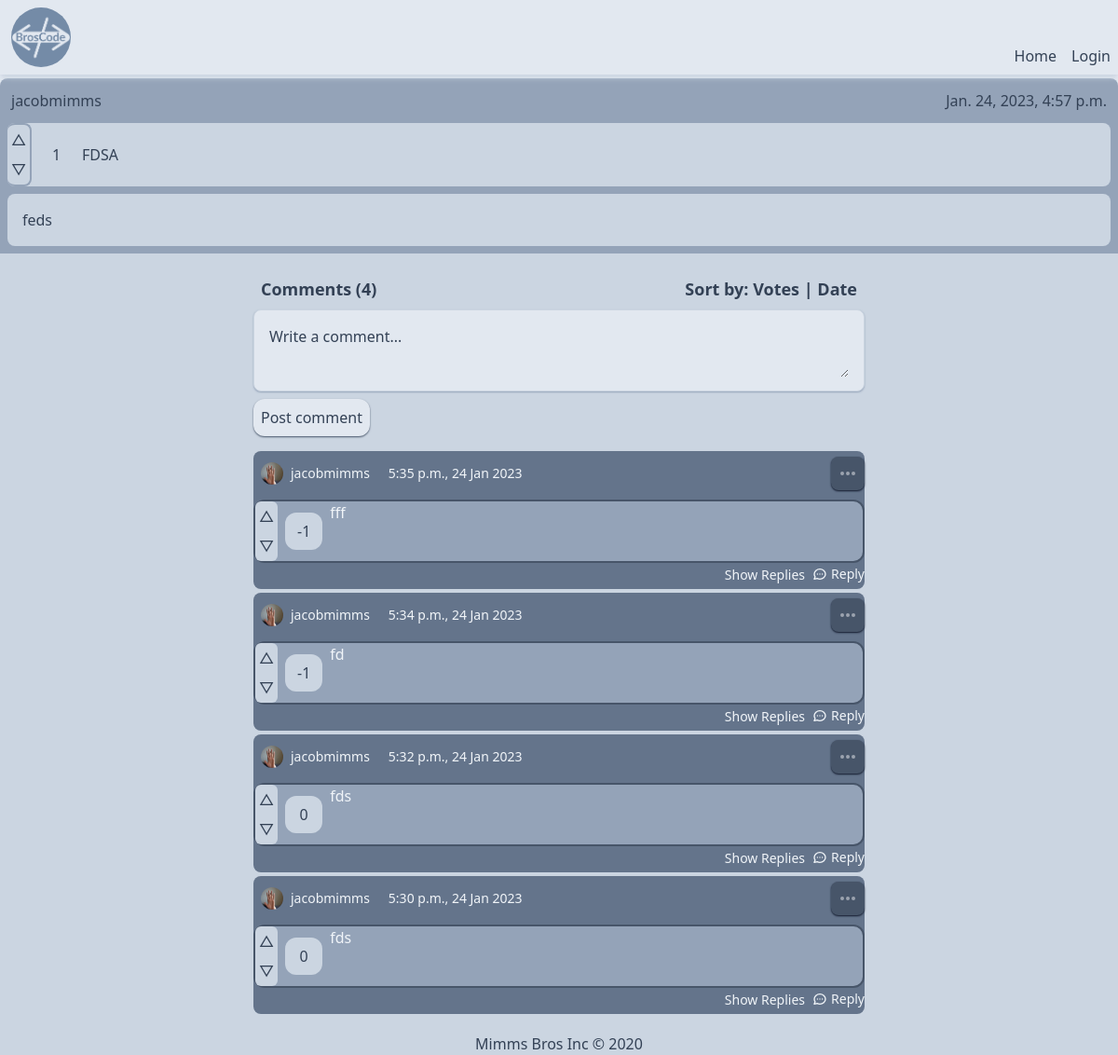
Before: /2/post/ with the older database file.
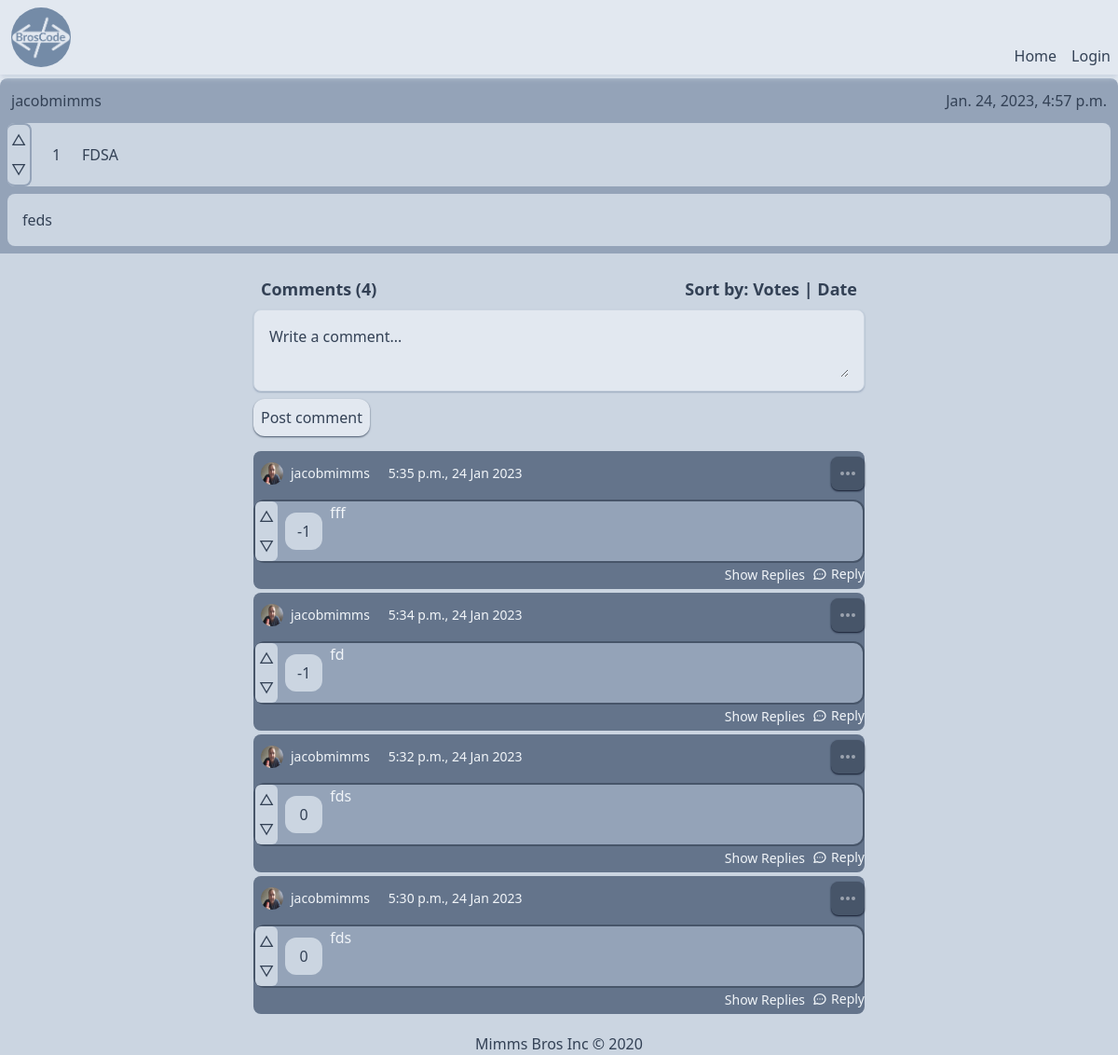
After: the same page with the newer database file.
### blog/models.py (models this page shows, shortened)
class Comment(models.Model):
    author = models.ForeignKey(User, on_delete=models.CASCADE)
    post = models.ForeignKey(Post, on_delete=models.CASCADE, blank=True, null=True)
    content = models.TextField()
    created_at = models.DateTimeField(auto_now_add=True)
    updated_at = models.DateTimeField(auto_now=True)
    votes = models.IntegerField(default=0)
    users_upvoted = models.ManyToManyField(User, blank=True, related_name='users_upvoted_comment')
    users_downvoted = models.ManyToManyField(User, blank=True, related_name='users_downvoted_comment')
    parent_comment = models.ForeignKey('self', on_delete=models.CASCADE, blank=True, null=True)

class User(AbstractUser):
    email = models.EmailField(max_length=254, unique=True, blank=False, null=False)
    friends = models.ManyToManyField('self', blank=True)
    profile_picture = models.ImageField(upload_to='images/', default='images/default.jpg', blank=True, null=True)

### blog/views.py (the view)
# urls.py: path('<int:pk>/post/', views.post, name='post'),
def post(request, pk):
    post = get_object_or_404(Post, pk=pk)
    comments = Comment.objects.filter(post=post).filter(parent_comment=None).order_by('-created_at')
    return render(request, 'blog/post.html', {'post': post, 'comments': comments, 'user': request.user})

### blog/templatetags/custom_tags.py (called while the page is built)
@register.simple_tag
def contains_obj(container, field, obj, success, failure):
    if not container:
        return failure
    if obj in getattr(container,field).all():
        return success
    else:
        return failure

@register.filter
def order_by(queryset, args):
    args = [x.strip() for x in args.split(',')]
    return queryset.order_by(*args)

### blog/templates/blog/post.html (shortened to what this page needs)
{% extends "blog/base.html" %}
{% load static tailwind_tags %}
{% load crispy_forms_tags %}
{% load custom_tags %}
    {% block content %}
    <div class="flex justify-center">
        <div id="post-content" class="w-full flex flex-col justify-center bg-slate-400 p-2 rounded-t-lg content-center align-middle">
            <div class="flex flex-row justify-between align-middle text-center content-center">
                <a href="{% url 'blog:profile' post.author.pk %}" class="rounded-lg hover:bg-slate-500 hover:text-slate-200 p-1">
                    {{post.author.username}}</a>
                <span class="p-1">
                    {{post.created_at}}
                </span>
            </div>
            <div class="w-full rounded-lg h-full flex my-2 items-center bg-slate-300 text-accent-darkest">
                <div class="h-min w-8">
                    <button class="p-1  border-r-2 border-t-2 border-slate-400 rounded-t-lg bg-slate-300 hover:bg-slate-400 active:bg-slate-500" id="up{{post.id}}" onclick=vote('up','post','{{post.id}}','{{csrf_token}}')>
                        {% if user in post.users_upvoted.all %}
                            ▲
                        {% else %}
                            △
                        {% endif %}
                    </button>
                    <button class="p-1  border-r-2 border-b-2 border-slate-400 rounded-b-lg bg-slate-300 hover:bg-slate-400 active:bg-slate-500" id="down{{post.id}}" onclick=vote('down','post','{{post.id}}','{{csrf_token}}')>
                        {% if user in post.users_downvoted.all %}
                            ▼
                        {% else %}
                            ▽
                        {% endif %}
                    </button>
                </div>
                <div class="flex align-middle">
                    <div class="flex flex-col ml-4 w-4 justify-center " id="votes{{post.id}}">
                        {{post.votes}}
                    </div>
                    <span class=" hover:bg-slate-300 rounded-full m-2 p-2">
                        {{ post.title | upper }}
                    </span>
                </div>
            </div>
            <div class="p-4 bg-slate-300 rounded-lg">
                {{post.content}}
            </div>
        </div>
    </div>
    <section class="bg-slate-300 text-slate-700 sm:py-2 md:py-4">
        <div class="max-w-2xl mx-auto px-2">
            <div class="flex justify-between">
                <h2 id="comment-count" class="text-md lg:text-lg font-bold p-2">Comments ({{comments.count}})</h2>
                <h3 class="text-md lg:text-lg font-bold p-2">Sort by: <a class="hover:cursor-pointer" onclick=sort("votes")>Votes</a> | <a  class="hover:cursor-pointer" onclick=sort("created_at")>Date</a></h3>
            </div>
            <div class="mb-4" id="fake-form">
                <div class="py-2 px-4 mb-2 rounded-lg rounded-t-lg border bg-slate-200 border-slate-300 shadow-sm shadow-slate-400">
                    <textarea id="comment-text-area" name="comment" rows="2" class="px-0 w-full border-0 focus:ring-0 focus:outline-none bg-slate-200 placeholder-slate-700" placeholder="Write a comment..." required></textarea>
                </div>
                <button onclick=comment('{{post.id}}','{{csrf_token}}') type="submit" value="comment" class="bg-slate-200 hover:bg-slate-400 rounded-xl p-2 shadow-sm shadow-slate-600 active:shadow-sm">
                    Post comment
                </button>
            </div>
            <div id="comment-section">
                {% include "blog/comment_list.html" %}
            </div>
        </div>
      </section>
    {% endblock %}

### blog/templates/blog/comment_frag.html (shortened to what this page needs)
{% load custom_tags %}
{% load static tailwind_tags %}
{% load static %}
{% block comment %}
<div id="comment{{comment.id}}" class="py-1 my-1 rounded-lg bg-slate-500 text-slate-100 %}">
    <div class="flex justify-between items-center mb-2">
        <div class="flex items-center ">
            <a href="{% url 'blog:profile' comment.author.pk %}" class="p-2 rounded-lg hover:bg-slate-400 hover:text-slate-700 inline-flex items-center mr-3 text-sm {% cycle 'text-slate-100' 'text-slate-200' 'text-slate-300' %}"><img
                    class="mr-2 w-6 h-6 rounded-full"
                    src="{{comment.author.profile_picture.url}}"
                    alt="{{comment.author.username}}">{{comment.author.username}}</a>
            <p class="text-sm">{{comment.created_at|time}}, {{comment.created_at|date:"d M Y"}}</p>
        </div>
        <button id="dropdownComment1Button" data-dropdown-toggle="dropdownMenu"
            class="inline-flex items-center p-2 text-sm font-medium text-center text-gray-400 rounded-lg  focus:ring-0 focus:outline-none bg-slate-600 hover:bg-slate-700 shadow-sm shadow-slate-900 active:shadow-none"
            type="button">
            <svg class="w-5 h-5" aria-hidden="true" fill="currentColor" viewBox="0 0 20 20"
                xmlns="http://www.w3.org/2000/svg">
                <path
                    d="M6 10a2 2 0 11-4 0 2 2 0 014 0zM12 10a2 2 0 11-4 0 2 2 0 014 0zM16 12a2 2 0 100-4 2 2 0 000 4z">
                </path>
            </svg>
        </button>
    </div>
    <div id="commentbody{{comment.id}}" class="flex border-2 bg-slate-400 {% cycle 'bg-slate-500' 'bg-slate-600' 'bg-slate-700' %} {% cycle 'border-slate-600' 'border-slate-700' 'border-slate-500' %} rounded-xl">
        <div id="vote_element" class="flex flex-row justify-center items-center">
            <div class="flex flex-col pr-2">
                <button class="p-1 text-slate-700 rounded-t-md {% contains_obj comment 'users_upvoted' user 'bg-slate-400' 'bg-slate-300' %} hover:bg-slate-400 active:bg-slate-500" id="up{{comment.id}}" onclick=vote('up','comment',{{comment.id}},'{{csrf_token}}')>
                    {% if user in comment.users_upvoted.all %}
                        ▲
                    {% else %}
                        △
                    {% endif %}
                </button>
                <button class="p-1 text-slate-700 rounded-b-md {% contains_obj comment 'users_downvoted' user 'bg-slate-400' 'bg-slate-300' %} hover:bg-slate-400 active:bg-slate-500" id="down{{comment.id}}" onclick=vote('down','comment',{{comment.id}},'{{csrf_token}}')>
                    {% if user in comment.users_downvoted.all %}
                        ▼
                    {% else %}
                        ▽
                    {% endif %}
                </button>
            </div>
            <div class="content-center text-center bg-slate-300 text-slate-700 w-10 p-2 rounded-xl flex flex-col justify-center h-auto" id="votes{{comment.id}}">
                {{comment.votes}}
            </div>
        </div>
        <p class="pl-2">{{comment.content}}</p>
    </div>
    <div class="flex items-center relative top-[-0px] justify-end">
        <div id="hide-replies">
            <button
                id="show-replies{{comment.id}}"
                onclick="
                    $('#comment{{comment.id}}-replies').toggleClass('hidden');
                    $('#hide-replies{{comment.id}}').toggleClass('hidden');
                    $('#show-replies{{comment.id}}').toggleClass('hidden');
                "
                type="button"
                class="items-center text-sm hover:underline pr-2">
                Show Replies
            </button>
        </div>
        <button
            onclick="
                document.getElementById('reply{{comment.id}}').classList.toggle('hidden');
            "
            type="button"
            class="flex items-center text-sm hover:underline">
            Reply
        </button>
    </div>
</div>
{% endblock %}

Changed rows visible on the page:
changed through a linked row, Comment "fff": author.profile_picture: picture added in place of a placeholder
changed through a linked row, Comment "fd": author.profile_picture: picture added in place of a placeholder
changed through a linked row, Comment (number 3 of 4 on the later page): author.profile_picture: picture added in place of a placeholder
changed through a linked row, Comment (number 4 of 4 on the later page): author.profile_picture: picture added in place of a placeholder
